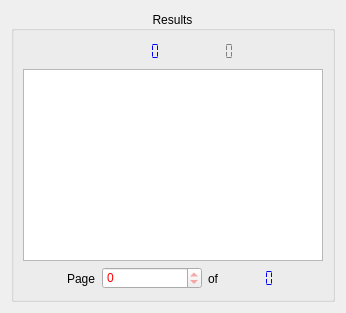
  <widget class="QWidget" name="centralwidget">
   <layout class="QVBoxLayout" name="verticalLayout_2">
    <item>
     <widget class="QGroupBox" name="groupBox_5">
      <property name="sizePolicy">
       <sizepolicy hsizetype="Preferred" vsizetype="Expanding">
        <horstretch>1</horstretch>
        <verstretch>0</verstretch>
       </sizepolicy>
      </property>
      <property name="autoFillBackground">
       <bool>false</bool>
      </property>
      <property name="styleSheet">
       <string notr="true"/>
      </property>
      <property name="title">
       <string>Results</string>
      </property>
      <property name="alignment">
       <set>Qt::AlignCenter</set>
      </property>
      <property name="flat">
       <bool>false</bool>
      </property>
      <property name="checkable">
       <bool>false</bool>
      </property>
      <layout class="QVBoxLayout" name="verticalLayout_15">
       <item>
        <layout class="QHBoxLayout" name="horizontalLayout_5">
         <item>
          <spacer name="horizontalSpacer_3">
           <property name="orientation">
            <enum>Qt::Horizontal</enum>
           </property>
           <property name="sizeHint" stdset="0">
            <size>
             <width>40</width>
             <height>20</height>
            </size>
           </property>
          </spacer>
         </item>
         <item>
          <layout class="QHBoxLayout" name="horizontalLayout">
           <item>
            <widget class="QLabel" name="label_2">
             <property name="sizePolicy">
              <sizepolicy hsizetype="Fixed" vsizetype="Preferred">
               <horstretch>0</horstretch>
               <verstretch>0</verstretch>
              </sizepolicy>
             </property>
             <property name="text">
              <string/>
             </property>
             <property name="pixmap">
              <pixmap resource="../images/main.qrc">:/resources/document_preview.png</pixmap>
             </property>
            </widget>
           </item>
           <item>
            <widget class="QLCDNumber" name="o_resnum">
             <property name="font">
              <font>
               <family>Arial Black</family>
               <pointsize>13</pointsize>
              </font>
             </property>
             <property name="styleSheet">
              <string notr="true">color : blue
</string>
             </property>
             <property name="frameShape">
              <enum>QFrame::NoFrame</enum>
             </property>
             <property name="smallDecimalPoint">
              <bool>true</bool>
             </property>
             <property name="numDigits">
              <number>4</number>
             </property>
             <property name="segmentStyle">
              <enum>QLCDNumber::Flat</enum>
             </property>
             <property name="value" stdset="0">
              <double>0.000000000000000</double>
             </property>
             <property name="intValue" stdset="0">
              <number>0</number>
             </property>
            </widget>
           </item>
          </layout>
         </item>
         <item>
          <layout class="QHBoxLayout" name="horizontalLayout_2">
           <item>
            <widget class="QLabel" name="label_3">
             <property name="sizePolicy">
              <sizepolicy hsizetype="Fixed" vsizetype="Preferred">
               <horstretch>0</horstretch>
               <verstretch>0</verstretch>
              </sizepolicy>
             </property>
             <property name="text">
              <string/>
             </property>
             <property name="pixmap">
              <pixmap resource="../images/main.qrc">:/resources/edit_clear_history.png</pixmap>
             </property>
            </widget>
           </item>
           <item>
            <widget class="QLCDNumber" name="o_time">
             <property name="styleSheet">
              <string notr="true">color : gray</string>
             </property>
             <property name="frameShape">
              <enum>QFrame::NoFrame</enum>
             </property>
             <property name="smallDecimalPoint">
              <bool>true</bool>
             </property>
             <property name="numDigits">
              <number>5</number>
             </property>
             <property name="segmentStyle">
              <enum>QLCDNumber::Flat</enum>
             </property>
             <property name="value" stdset="0">
              <double>0.000000000000000</double>
             </property>
             <property name="intValue" stdset="0">
              <number>0</number>
             </property>
            </widget>
           </item>
          </layout>
         </item>
         <item>
          <spacer name="horizontalSpacer_4">
           <property name="orientation">
            <enum>Qt::Horizontal</enum>
           </property>
           <property name="sizeHint" stdset="0">
            <size>
             <width>40</width>
             <height>20</height>
            </size>
           </property>
          </spacer>
         </item>
        </layout>
       </item>
       <item>
        <widget class="QTextBrowser" name="o_results">
         <property name="sizePolicy">
          <sizepolicy hsizetype="Expanding" vsizetype="Expanding">
           <horstretch>0</horstretch>
           <verstretch>0</verstretch>
          </sizepolicy>
         </property>
         <property name="minimumSize">
          <size>
           <width>300</width>
           <height>25</height>
          </size>
         </property>
         <property name="maximumSize">
          <size>
           <width>16777215</width>
           <height>16777215</height>
          </size>
         </property>
         <property name="font">
          <font>
           <family>Arial</family>
           <pointsize>12</pointsize>
          </font>
         </property>
         <property name="cursor" stdset="0">
          <cursorShape>IBeamCursor</cursorShape>
         </property>
         <property name="toolTip">
          <string>Results</string>
         </property>
         <property name="autoFillBackground">
          <bool>false</bool>
         </property>
         <property name="styleSheet">
          <string notr="true"/>
         </property>
         <property name="documentTitle">
          <string>Results</string>
         </property>
         <property name="undoRedoEnabled">
          <bool>false</bool>
         </property>
         <property name="readOnly">
          <bool>true</bool>
         </property>
         <property name="html">
          <string notr="true">&lt;!DOCTYPE HTML PUBLIC &quot;-//W3C//DTD HTML 4.0//EN&quot; &quot;http://www.w3.org/TR/REC-html40/strict.dtd&quot;&gt;
&lt;html&gt;&lt;head&gt;&lt;meta name=&quot;qrichtext&quot; content=&quot;1&quot; /&gt;&lt;title&gt;Results&lt;/title&gt;&lt;style type=&quot;text/css&quot;&gt;
p, li { white-space: pre-wrap; }
&lt;/style&gt;&lt;/head&gt;&lt;body style=&quot; font-family:'Arial'; font-size:12pt; font-weight:400; font-style:normal;&quot;&gt;
&lt;p align=&quot;center&quot; style=&quot;-qt-paragraph-type:empty; margin-top:0px; margin-bottom:0px; margin-left:0px; margin-right:0px; -qt-block-indent:0; text-indent:0px; font-family:'ArabeyesQr'; font-size:14pt;&quot;&gt;&lt;br /&gt;&lt;/p&gt;
&lt;p align=&quot;center&quot; style=&quot;-qt-paragraph-type:empty; margin-top:0px; margin-bottom:0px; margin-left:0px; margin-right:0px; -qt-block-indent:0; text-indent:0px; font-family:'ArabeyesQr'; font-size:14pt;&quot;&gt;&lt;br /&gt;&lt;/p&gt;
&lt;p align=&quot;center&quot; style=&quot; margin-top:0px; margin-bottom:0px; margin-left:0px; margin-right:0px; -qt-block-indent:0; text-indent:0px;&quot;&gt;&lt;img src=&quot;:/resources/alfanous.jpg&quot; /&gt;&lt;/p&gt;
&lt;p align=&quot;center&quot; style=&quot;-qt-paragraph-type:empty; margin-top:0px; margin-bottom:0px; margin-left:0px; margin-right:0px; -qt-block-indent:0; text-indent:0px; font-family:'ArabeyesQr';&quot;&gt;&lt;br /&gt;&lt;/p&gt;&lt;/body&gt;&lt;/html&gt;</string>
         </property>
         <property name="overwriteMode">
          <bool>true</bool>
         </property>
         <property name="acceptRichText">
          <bool>true</bool>
         </property>
         <property name="textInteractionFlags">
          <set>Qt::LinksAccessibleByKeyboard|Qt::LinksAccessibleByMouse|Qt::TextBrowserInteraction|Qt::TextSelectableByKeyboard|Qt::TextSelectableByMouse</set>
         </property>
         <property name="openLinks">
          <bool>true</bool>
         </property>
        </widget>
       </item>
       <item>
        <layout class="QHBoxLayout" name="horizontalLayout_40">
         <item>
          <spacer name="horizontalSpacer">
           <property name="orientation">
            <enum>Qt::Horizontal</enum>
           </property>
           <property name="sizeHint" stdset="0">
            <size>
             <width>13</width>
             <height>17</height>
            </size>
           </property>
          </spacer>
         </item>
         <item>
          <widget class="QLabel" name="label_7">
           <property name="sizePolicy">
            <sizepolicy hsizetype="Fixed" vsizetype="Preferred">
             <horstretch>0</horstretch>
             <verstretch>0</verstretch>
            </sizepolicy>
           </property>
           <property name="text">
            <string>Page</string>
           </property>
           <property name="buddy">
            <cstring>o_page</cstring>
           </property>
          </widget>
         </item>
         <item>
          <widget class="QSpinBox" name="o_page">
           <property name="minimumSize">
            <size>
             <width>100</width>
             <height>0</height>
            </size>
           </property>
           <property name="styleSheet">
            <string>color : red</string>
           </property>
           <property name="minimum">
            <number>0</number>
           </property>
           <property name="maximum">
            <number>0</number>
           </property>
          </widget>
         </item>
         <item>
          <widget class="QLabel" name="label_6">
           <property name="sizePolicy">
            <sizepolicy hsizetype="Fixed" vsizetype="Preferred">
             <horstretch>0</horstretch>
             <verstretch>0</verstretch>
            </sizepolicy>
           </property>
           <property name="text">
            <string>of</string>
           </property>
          </widget>
         </item>
         <item>
          <widget class="QLCDNumber" name="o_numpage">
           <property name="toolTip">
            <string>pages number</string>
           </property>
           <property name="whatsThis">
            <string>pages number</string>
           </property>
           <property name="styleSheet">
            <string notr="true">color : blue</string>
           </property>
           <property name="frameShape">
            <enum>QFrame::NoFrame</enum>
           </property>
           <property name="smallDecimalPoint">
            <bool>true</bool>
           </property>
           <property name="numDigits">
            <number>5</number>
           </property>
           <property name="segmentStyle">
            <enum>QLCDNumber::Flat</enum>
           </property>
           <property name="value" stdset="0">
            <double>0.000000000000000</double>
           </property>
           <property name="intValue" stdset="0">
            <number>0</number>
           </property>
          </widget>
         </item>
         <item>
          <spacer name="horizontalSpacer_2">
           <property name="orientation">
            <enum>Qt::Horizontal</enum>
           </property>
           <property name="sizeHint" stdset="0">
            <size>
             <width>40</width>
             <height>20</height>
            </size>
           </property>
          </spacer>
         </item>
        </layout>
       </item>
      </layout>
     </widget>
    </item>
   </layout>
  </widget>
